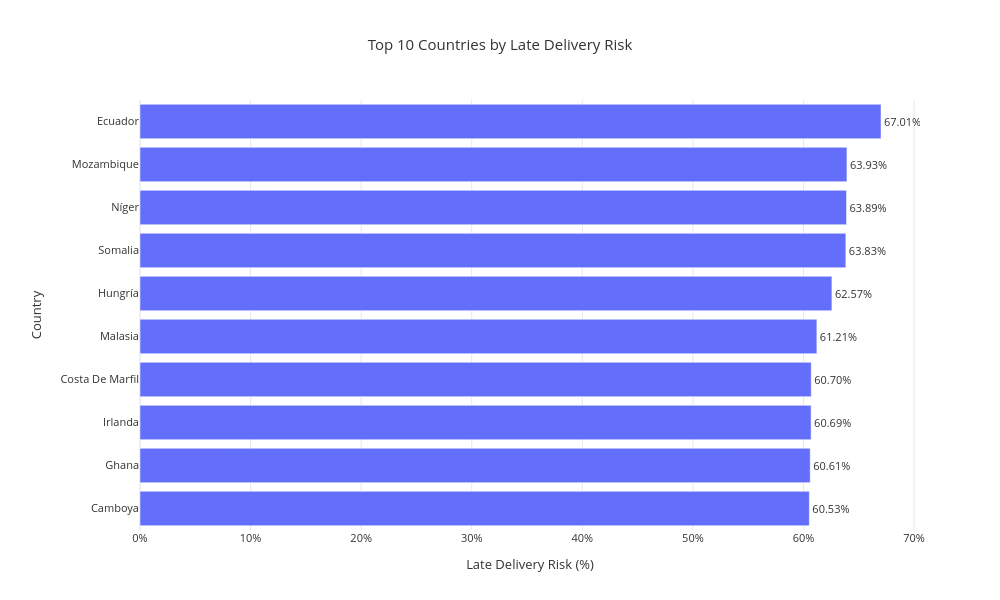

Notebook code for this chart:
### Code cell
#Top 10 Countries by Late Delivery Risk
import plotly.graph_objects as go

# ==========================================
# Country Analysis
# Minimum 100 Orders
# ==========================================

country_risk = (
    df.groupby("order_country")
    .agg(
        total_orders=("late_delivery_risk", "count"),
        late_risk_percent=(
            "late_delivery_risk",
            lambda x: round(x.mean() * 100, 2)
        )
    )
)

country_risk = (
    country_risk[
        country_risk["total_orders"] >= 100
    ]
    .sort_values(
        "late_risk_percent",
        ascending=False
    )
    .head(10)
)

# ==========================================
# Chart
# ==========================================

fig = go.Figure()

fig.add_trace(
    go.Bar(
        x=country_risk["late_risk_percent"],
        y=country_risk.index,
        orientation="h",

        marker_color="#636EFA",

        text=country_risk["late_risk_percent"],
        texttemplate="%{text:.2f}%",
        textposition="outside",

        hovertemplate=(
            "<b>%{y}</b><br>"
            "Late Risk: %{x:.2f}%<br>"
            "<extra></extra>"
        )
    )
)

fig.update_layout(
    title="Top 10 Countries by Late Delivery Risk",
    title_x=0.5,

    template="plotly_white",

    height=600,
    width=1000,

    showlegend=False,

    xaxis=dict(
        title="Late Delivery Risk (%)",
        ticksuffix="%",
        showgrid=True,
        gridcolor="#E5E7EB"
    ),

    yaxis=dict(
        title="Country",
        categoryorder="total ascending"
    ),

    font=dict(
        size=11,
        color="#333333"
    ),

    margin=dict(
        l=140,
        r=80,
        t=100,
        b=70
    )
)

fig.show()

### Figure 1 — Plotly figure (JSON) as saved in the notebook; plotly's stock layout.template omitted (floating-point values rounded to 4 significant figures)
{"data": [{"hovertemplate": "<b>%{y}</b><br>Late Risk: %{x:.2f}%<br><extra></extra>", "marker": {"color": "#636EFA"}, "orientation": "h", "text": [67.01, 63.93, 63.89, 63.83, 62.57, 61.21, 60.7, 60.69, 60.61, 60.53], "textposition": "outside", "texttemplate": "%{text:.2f}%", "type": "bar", "x": [67.01, 63.93, 63.89, 63.83, 62.57, 61.21, 60.7, 60.69, 60.61, 60.53], "y": ["Ecuador", "Mozambique", "Níger", "Somalia", "Hungría", "Malasia", "Costa De Marfil", "Irlanda", "Ghana", "Camboya"]}], "layout": {"font": {"color": "#333333", "size": 11}, "height": 600, "margin": {"b": 70, "l": 140, "r": 80, "t": 100}, "showlegend": false, "title": {"text": "Top 10 Countries by Late Delivery Risk", "x": 0.5}, "width": 1000, "xaxis": {"gridcolor": "#E5E7EB", "showgrid": true, "ticksuffix": "%", "title": {"text": "Late Delivery Risk (%)"}}, "yaxis": {"categoryorder": "total ascending", "title": {"text": "Country"}}}}
